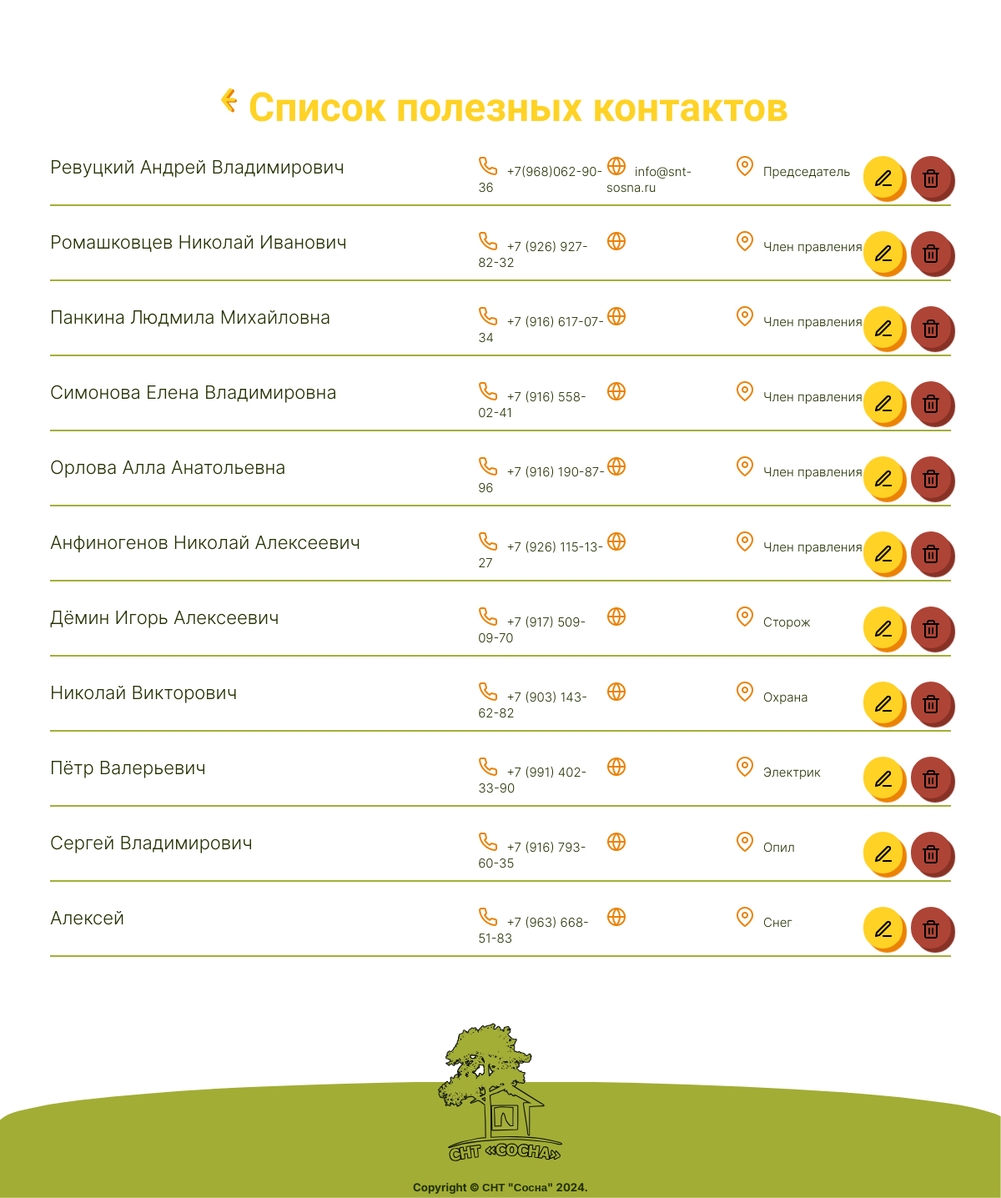
/pages_admin_panel/Edit_contact.php, run on the app's committed database.
### tables this page shows
CREATE TABLE IF NOT EXISTS `person` (
  `number` int(11) NOT NULL,
  `Name` text NOT NULL,
  `telephone` text NOT NULL,
  `email` text NOT NULL,
  `image` text NOT NULL,
  `status` text NOT NULL
);

### pages_admin_panel/Edit_contact.php (the view, shortened to what this page needs)
<?php
require_once("../database/database.php");
?>
<!DOCTYPE html>
<html lang="ru">
<head>
    <link rel="stylesheet" href="../style/style.css">
    <link rel="stylesheet" href="../style/media.css" type="text/css">
</head>
<body>
    <main>
    <div class="header_link">
        <a href="../pages/personal_account.php"><img src="../image/iconLeft.png" alt="стрелочка"></a>
        <h2>Список полезных контактов</h2>
    </div>
    <div class="list_contact_edit">
            <?php
            $result = $mysql->query("SELECT * FROM `person`");
            while ($data = mysqli_fetch_array($result)) {
            ?>
            <div class="list_data">
                <p><?=$data[1]?></p>
                <p><img src="../image/phone.png" alt=""><?=$data[2]?></p>
                <p><img src="../image/globe.png" alt=""><?=$data[3]?></p>
                <p><img src="../image/metka.png" alt=""><?=$data[5]?></p>
                <a class="link_edit"><img src="../image/icons/edit.png" alt=""></a>
                <a class="link_trash"><img src="../image/icons/trash.png" alt=""></a>
            </div>
            <?php
            } ?>
    </div>
    </main>
<?php
    require_once('../pages/footer.php');
     ?>
</body>
</html>

### style/style.css (style rules this page uses)
*, *:before, *:after { box-sizing: border-box; transition: .5s ease-in-out; }
body { margin: 0; font-family: 'Inter', sans-serif; font-size: 15px; color: #223001; }
h1, h2, h3, h4, h5, h6 { margin: 0; }
main { margin-top:100px; }
h2 { font-family: 'Ruslan Display'; color: #FFD225; font-size:48px; text-align:center; }
.header_link { display:flex; justify-content: center; }
.header_link img { margin:5px 10px 0 0; }
.list_contact_edit { width:90%; margin:0 auto; display:flex; flex-direction: column; }
.list_contact_edit .list_data { display:flex; flex-direction: row; justify-content: space-between; border-bottom:2px solid #A3AE36; height: 60px; margin-top:30px; }
.list_contact_edit .list_data p:nth-child(1) { width:50%; font-size:22px; color:#223001; }
.list_contact_edit .list_data p { width:15%; height:30px; margin:0px; padding:0px; }
.list_contact_edit .list_data img { margin:0px 10px 0 0; }
.list_contact_edit .list_data a img { margin:0 auto; display:block; margin-top:15px; }
.list_contact_edit .list_data .link_edit { background-color:#FFD225; box-shadow: 5px 5px 1px #EB8205; width:50px; height:50px; border-radius:25px; margin: 0 10px 0 0; }
.list_contact_edit .list_data .link_trash { background-color:#AE4436; box-shadow: 5px 5px 1px #883125; width:50px; height:50px; border-radius:25px; }

### data on the page
person: Name "Ревуцкий Андрей Владимирович", telephone "+7(968)062-90-36", email "info@snt-sosna.ru", status "Председатель"
person: Name "Ромашковцев Николай Иванович", telephone "+7 (926) 927-82-32", status "Член правления"
person: Name "Панкина Людмила Михайловна", telephone "+7 (916) 617-07-34", status "Член правления"
person: Name "Симонова Елена Владимировна", telephone "+7 (916) 558-02-41", status "Член правления"
person: Name "Орлова Алла Анатольевна", telephone "+7 (916) 190-87-96", status "Член правления"
person: Name "Анфиногенов Николай Алексеевич", telephone "+7 (926) 115-13-27", status "Член правления"
person: Name "Дёмин Игорь Алексеевич", telephone "+7 (917) 509-09-70", status "Сторож"
person: Name "Николай Викторович", telephone "+7 (903) 143-62-82", status "Охрана"
person: Name "Пётр Валерьевич", telephone "+7 (991) 402-33-90", status "Электрик"
person: Name "Сергей Владимирович", telephone "+7 (916) 793-60-35", status "Опил"
person: Name "Алексей", telephone "+7 (963) 668-51-83", status "Снег"
